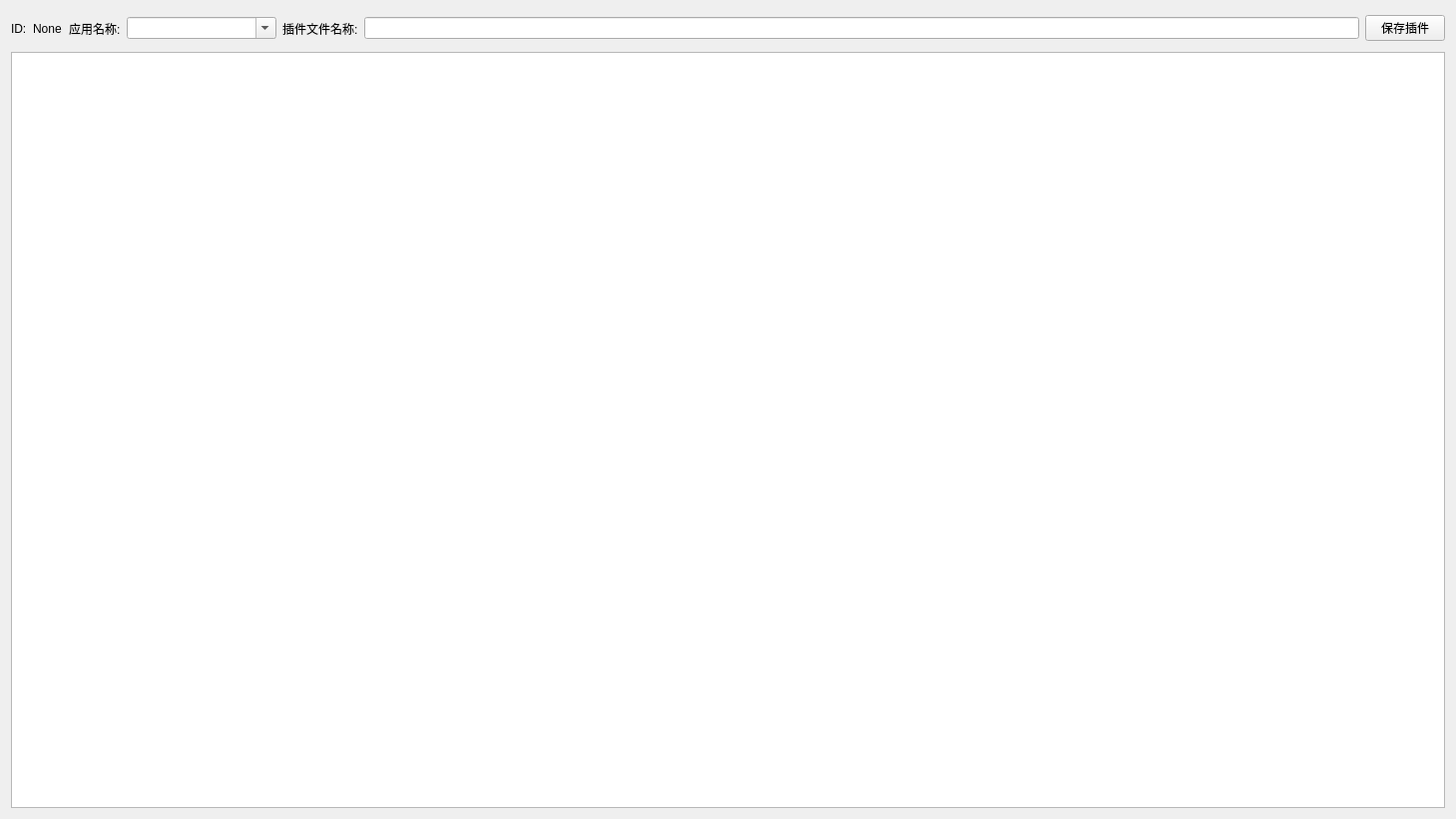
<?xml version="1.0" encoding="UTF-8"?>
<ui version="4.0">
 <class>Form_Vuln_Edit</class>
 <widget class="QWidget" name="Form_Vuln_Edit">
  <property name="geometry">
   <rect>
    <x>0</x>
    <y>0</y>
    <width>1459</width>
    <height>821</height>
   </rect>
  </property>
  <property name="windowTitle">
   <string>漏洞插件编辑</string>
  </property>
  <property name="windowIcon">
   <iconset>
    <normaloff>:/logo/main.png</normaloff>:/logo/main.png</iconset>
  </property>
  <property name="layoutDirection">
   <enum>Qt::LeftToRight</enum>
  </property>
  <property name="autoFillBackground">
   <bool>false</bool>
  </property>
  <property name="styleSheet">
   <string notr="true"/>
  </property>
  <property name="inputMethodHints">
   <set>Qt::ImhNone</set>
  </property>
  <layout class="QGridLayout" name="gridLayout">
   <item row="0" column="0">
    <layout class="QVBoxLayout" name="verticalLayout">
     <item>
      <layout class="QHBoxLayout" name="horizontalLayout">
       <item>
        <widget class="QLabel" name="label_10">
         <property name="minimumSize">
          <size>
           <width>0</width>
           <height>0</height>
          </size>
         </property>
         <property name="maximumSize">
          <size>
           <width>60</width>
           <height>16777215</height>
          </size>
         </property>
         <property name="text">
          <string>ID:</string>
         </property>
        </widget>
       </item>
       <item>
        <widget class="QLabel" name="label_vuln_id">
         <property name="minimumSize">
          <size>
           <width>30</width>
           <height>0</height>
          </size>
         </property>
         <property name="text">
          <string>None</string>
         </property>
        </widget>
       </item>
       <item>
        <widget class="QLabel" name="label">
         <property name="text">
          <string>应用名称:</string>
         </property>
        </widget>
       </item>
       <item>
        <widget class="QComboBox" name="comboBox_vuln_cms">
         <property name="minimumSize">
          <size>
           <width>150</width>
           <height>0</height>
          </size>
         </property>
         <property name="editable">
          <bool>true</bool>
         </property>
        </widget>
       </item>
       <item>
        <widget class="QLabel" name="label_9">
         <property name="minimumSize">
          <size>
           <width>70</width>
           <height>35</height>
          </size>
         </property>
         <property name="maximumSize">
          <size>
           <width>16777215</width>
           <height>16777215</height>
          </size>
         </property>
         <property name="text">
          <string>插件文件名称:</string>
         </property>
        </widget>
       </item>
       <item>
        <widget class="QLineEdit" name="lineEdit_vuln_file"/>
       </item>
       <item>
        <widget class="QPushButton" name="pushButton_vuln_save">
         <property name="text">
          <string>保存插件</string>
         </property>
        </widget>
       </item>
      </layout>
     </item>
     <item>
      <widget class="QTextEdit" name="vuln_exp_textEdit_shell"/>
     </item>
    </layout>
   </item>
  </layout>
 </widget>
 <resources/>
 <connections/>
</ui>
